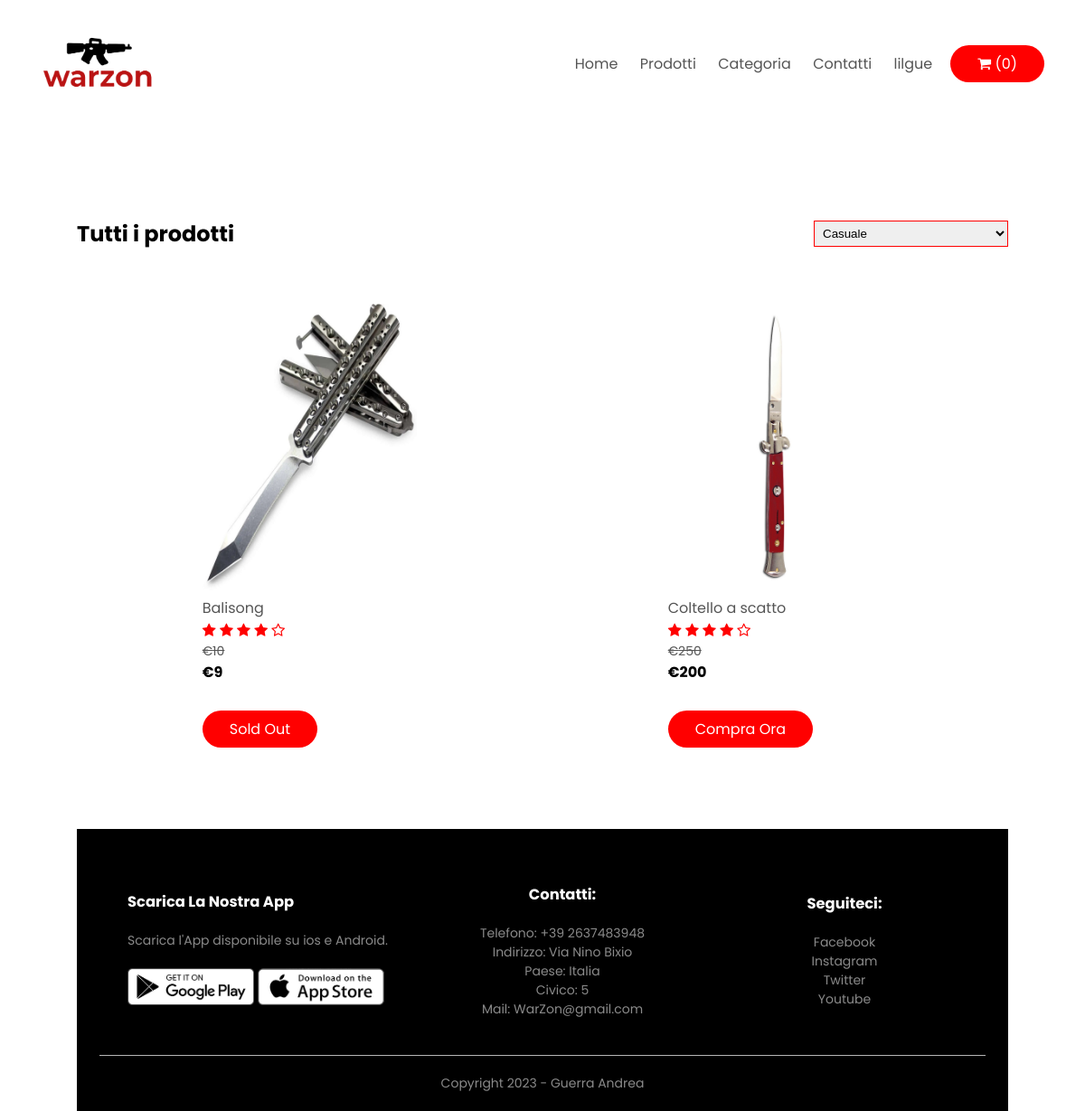
The page /ecommerce/categorie.php?categoria=Armi Bianche (signed in) on the database its author committed.
### tables this page shows
CREATE TABLE `articoli` (
  `Id` int(11) NOT NULL,
  `Titolo` varchar(254) NOT NULL,
  `Descrizione` text NOT NULL,
  `Venditore` varchar(254) NOT NULL,
  `Condizione` enum('New','Usage') NOT NULL,
  `Prezzo` float NOT NULL,
  `Sconto` int(3) NOT NULL DEFAULT 0,
  `Pezzi` int(11) NOT NULL,
  `IdCategoria` int(11) NOT NULL
);

### ecommerce/categorie.php (the view, shortened to what this page needs)
<!DOCTYPE html>
<html class="no-js" lang="en">
<head>
   <link rel="stylesheet" href="css/style.css">
   <link rel="stylesheet" href="https://stackpath.bootstrapcdn.com/font-awesome/4.7.0/css/font-awesome.min.css">
</head>
<body>
   <div class="container">
   <div class="navbar">
      <div class="logo">
         <img src="logo2.png" width="125px">
      </div>
      <nav>
         <ul id="MenuItems">
            <li><a href="index.php">Home</a></li>
            <li><a href="prodotti.php">Prodotti</a></li>
            <li class="dropdown">
            <a href="#">Categoria</a>
            <?php
            include("connectionDBEcommerce.php");
         ?>
         </li>
            <li><a href="#contatti">Contatti</a></li>
            <li class="dropdown">
            <?php
                            if (isset($_SESSION["Username"])) {
                                echo "<a href='#' class='nav-link dropdown-toggle' data-toggle='dropdown'>" . $_SESSION["Username"] . "</a>
                                <div class='dropdown-menu'>
                                    <a href='my-account.php' class='dropdown-item userDropdown'>My Account</a>
                                    <a href='index.php?msg=Logout successfully!&type=danger' class='dropdown-item userDropdown'>Logout</a>
                                </div>";
                            } else {
                                echo "<a href='#' class='nav-link dropdown-toggle' data-toggle='dropdown'>Profilo</a>
                                <div class='dropdown-menu'>
                                    <a href='account.php' class='dropdown-item userDropdown'>Login</a>
                                    <a href='account.php' class='dropdown-item userDropdown'>Register</a>
                                </div>";
                            }
                            ?>
                           </li>
         </ul>
      </nav>
      <a href="carrello.php" class="btn cart">
                            <i class="fa fa-shopping-cart"></i>
                            <?php
                            if (isset($_SESSION["IDCarrello"])) {
                                $sql = "SELECT COUNT(*) FROM contenuto JOIN carrello
                                ON contenuto.IdCarrello = carrello.Id
                                WHERE carrello.Id = '" . $_SESSION["IDCarrello"] . "'";
                                $result = $conn->query($sql);
                                $row = $result->fetch_assoc();
                                $n = $row["COUNT(*)"];
                            } else
                                $n = 0;
                            echo "<span>(" . $n . ")</span>"
                            ?>
                        </a>
</div>
</div>
   <div class="small-container">
     <div class="row row-2">
        <h2>Tutti i prodotti</h2>
        <select>
            <option>Casuale</option>
</select>
     </div>
      <div class="row">
       <?php
      $categoria = $_GET["categoria"];
include("connectionDBEcommerce.php");
$sql = "SELECT * FROM ARTICOLI JOIN categorie ON articoli.IdCategoria=categorie.Idc WHERE categorie.Tipo='$categoria'";
$result = $conn->query($sql);
if ($result->num_rows > 0) {
    while ($row = $result->fetch_assoc()) {
        $articoli = $row['Id'];
        echo "<div class='col-4'>
            <a href='dettagliProdotto.php?id=$articoli'>
            <img src='img/prodotto-" . $row["Id"] . ".jpg' alt='Product Image'>
            </a>
            <a href='#'>" . $row["Titolo"] . "</a>
            <div class='rating'>
            <i class='fa fa-star'></i>
            <i class='fa fa-star'></i>
            <i class='fa fa-star'></i>
            <i class='fa fa-star'></i>
            <i class='fa fa-star-o'></i>
            </div>";
            if ($row["Sconto"] != 0)
            echo "<p><s>€" . $row["Prezzo"] . "</s></p><b> €" . round($row["Prezzo"] * (100 - $row["Sconto"]) / 100, 2) . "</b><br>";
            else
                echo "<p>€" . $row["Prezzo"] . "</p><br>";
            if ($row["Pezzi"] > 0)
                echo "<a class='btn' href='checkout.php?id=" . $row["Id"] . "'>Compra Ora</a>";
            else
                echo "<a class='btn soldout'>Sold Out</a>";
            echo "</div>";
      }
   }
?>
     </div>
<section id="contatti">
   <div class="fine">
      <div class="container">
         <div class="row">
            <div class="fine-col-1">
               <h3>Scarica La Nostra App</h3>
               <p>Scarica l'App disponibile su ios e Android.</p>
               <div class="app-logo">
                  <img src="img/play-store.png">
                  <img src="img/app-store.png">
               </div>
            </div>
            <div class="fine-col-3">
               <h3>Contatti:</h3>
               <ul>
                  <li>Telefono: +39 2637483948</li>
                  <li>Indirizzo: Via Nino Bixio</li>
                  <li>Paese: Italia</li>
                  <li>Civico: 5</li>
                  <li>Mail: WarZon@gmail.com</li>
               </ul>
            </div>
            <div class="fine-col-4">
               <h3>Seguiteci:</h3>
               <ul>
                  <li>Facebook</li>
                  <li>Instagram</li>
                  <li>Twitter</li>
                  <li>Youtube</li>
               </ul>
            </div>
         </div>
         <hr>
         <p class="copyright">Copyright 2023 - Guerra Andrea</p>
      </div>
</div>
      </section>
</body>

### ecommerce/css/style.css (style rules this page uses)
* { margin: 0; padding: 0; box-sizing: border-box; }
body { font-family: 'Poppins',sans-serif; }
nav ul li.dropdown { position: relative; }
.navbar { display: flex; align-items: center; padding: 20px; }
nav { flex: 1; text-align: right; }
nav ul { display: inline-block; list-style-type: none; }
nav ul li { display: inline-block; margin-right: 20px; }
a { text-decoration: none; color: #555; }
p { color: #555; }
.container { max-width: 1300px; margin: auto; padding-left: 25px; padding-right: 25px; }
.row { display: flex; align-items: center; flex-wrap: wrap; justify-content: space-around; }
.btn { display: inline-block; background: #ff0000; color: #fff; padding: 8px 30px; margin: 30px 0; border-radius: 30px; transition: background 0.5s; }
.small-container { max-width: 1080px; margin: auto; padding-left: 25px; padding-right: 25px; }
.col-4 { flex-basis: 25%; padding: 10px; min-width: 200px; margin-bottom: 50px; transition: transform 0.5s; }
.col-4 img { width: 100%; }
.col-4 p { font-size: 14px; }
.rating .fa { color: #ff0000; }
.fine { background: #000; color: #8a8a8a; font-size: 14px; padding: 60px 0 20px; }
.fine p { color: #8a8a8a; }
.fine h3 { color: #fff; margin-bottom: 20px; }
.fine-col-1,.fine-col-2,.fine-col-3,.fine-col-4 { min-width: 250px; margin-bottom: 20px; }
.fine-col-1 { flex-basis: 30%; }
.fine-col-3,.fine-col-4 { flex-basis: 12%; text-align: center; }
ul { list-style-type: none; }
.app-logo { margin-top: 20px; }
.app-logo img { width: 140px; }
.fine hr { border: none; background: #b5b5b5; height: 1px; margin: 20px 0; }
.copyright { text-align: center; }
.row-2 { justify-content: space-between; margin: 100px auto 50px; }
select { border: 1px solid #ff0000; padding: 5px; }

### rows shown on the page
articoli: shows a picture, Titolo "Balisong", Prezzo "10", $row["Prezzo"] * (100 - $row["Sconto"]) / 100 "9", Pezzi "Sold Out"
articoli: shows a picture, Titolo "Coltello a scatto", Prezzo "250", $row["Prezzo"] * (100 - $row["Sconto"]) / 100 "200"

### other values the page prints
$_SESSION["Username"] "lilgue"
$n "0"
